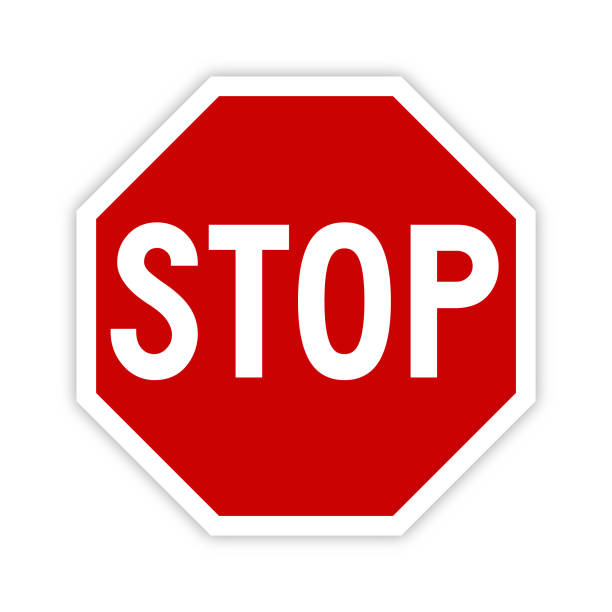
#> input picture stop_sign.jpg, 612 x 612 px
$ python ImageOCR.py
#> lines starting #> are read from the running program, lines starting #| are printed output that depends on the picture; after the words box and inside, x2 and y2 are one past the last pixel; in counts of white or black regions, pixels touching at a corner belong together
import cv2
import pytesseract

# specify the path for tesseract
pytesseract.pytesseract.tesseract_cmd = r'C:\Program Files\Tesseract-OCR\tesseract.exe'

# load the image
image = cv2.imread('stop_sign.jpg')
#> image is the input picture: shape (612, 612, 3); mean B, G, R 174.7, 174.7, 237

# Apply filters as follows:
# 1. grayscale to remove colors
# 2. slight blur to remove noise
# 3. force a black/white aspect
gray_image = cv2.cvtColor(image, cv2.COLOR_BGR2GRAY)
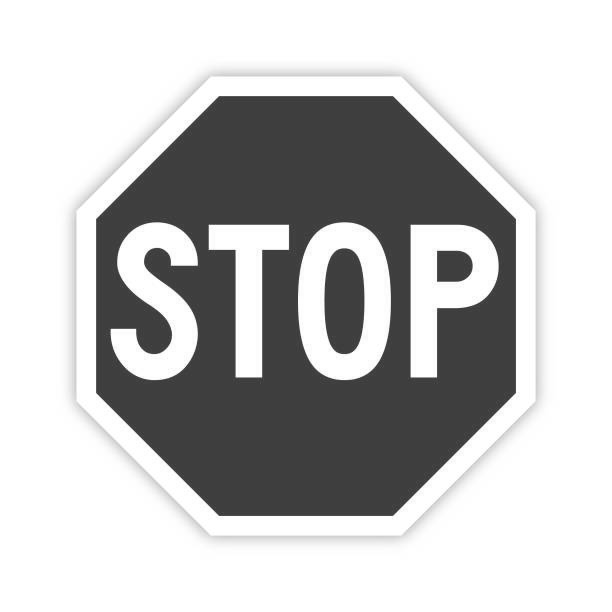
#> gray_image: shape (612, 612); min 46, max 255, mean 193.3
blurred_image = cv2.GaussianBlur(gray_image, (5, 5), 0)
_, black_and_white_image = cv2.threshold(blurred_image, 150, 255, cv2.THRESH_BINARY_INV)
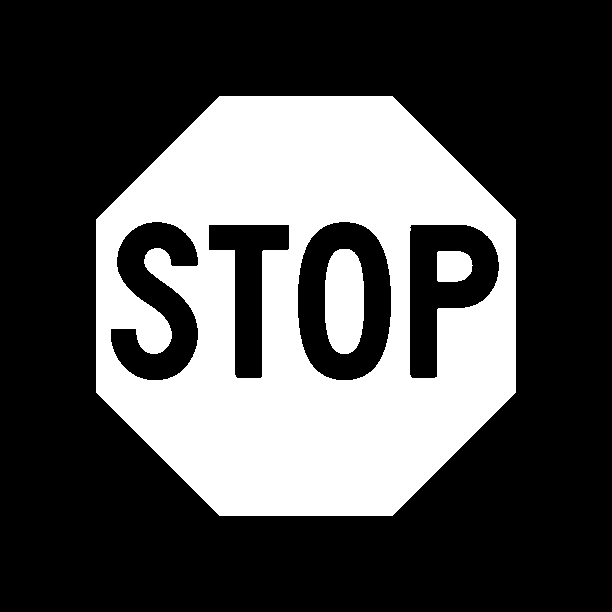
#> black_and_white_image: shape (612, 612); 31.1% white; 3 white regions, box (x1, y1, x2, y2) and area: (96, 96, 516, 516) 112005, (325, 249, 364, 354) 3536, (437, 251, 473, 282) 993

# use pytesseract to read the text and print the result
#> (the run stopped early here; a loop or call above may not have finished)
